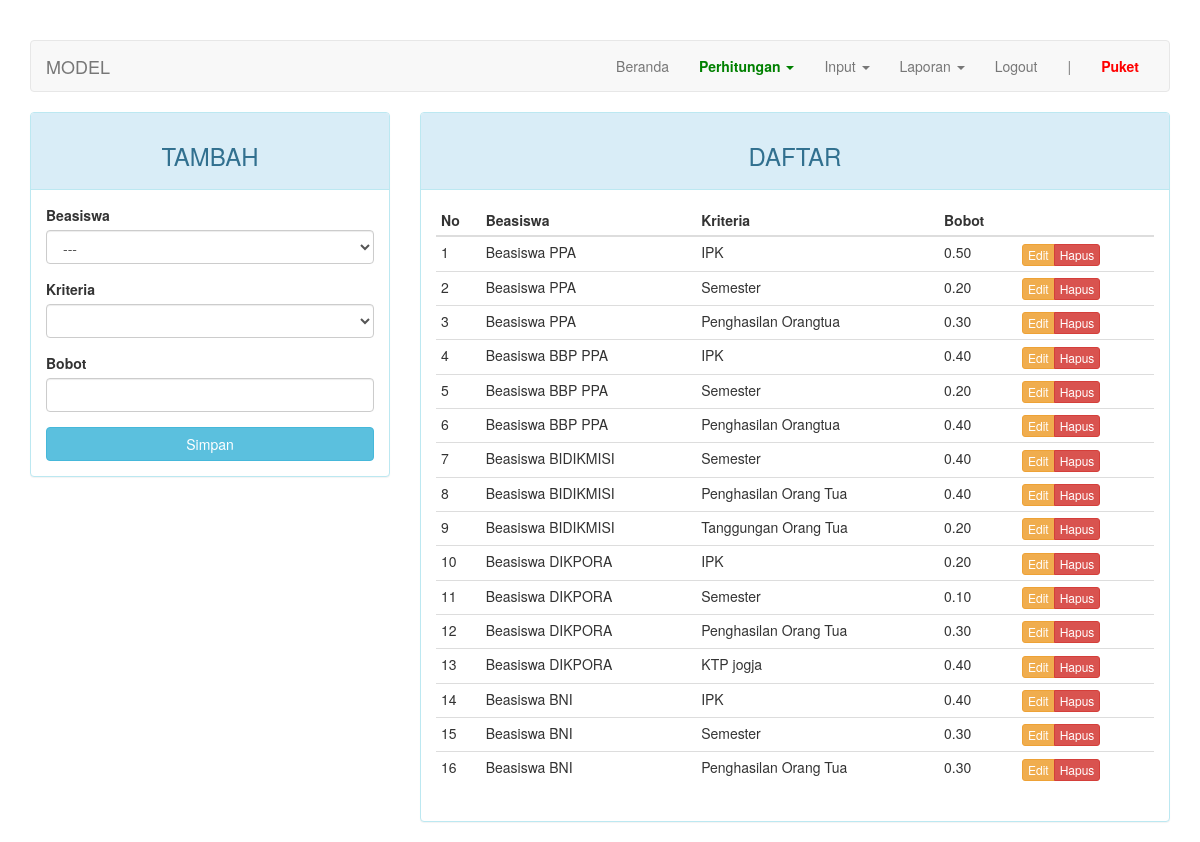
/index.php?page=model (signed in), run on the app's committed database.
### tables this page shows
CREATE TABLE IF NOT EXISTS `model` (
  `kd_model` int(11) NOT NULL AUTO_INCREMENT,
  `kd_beasiswa` int(11) NOT NULL,
  `kd_kriteria` int(11) NOT NULL,
  `bobot` varchar(5) DEFAULT NULL,
  PRIMARY KEY (`kd_model`),
  KEY `fk_kriteria` (`kd_kriteria`),
  KEY `fk_beasiswa` (`kd_beasiswa`)
);

CREATE TABLE IF NOT EXISTS `beasiswa` (
  `kd_beasiswa` int(11) NOT NULL AUTO_INCREMENT,
  `nama` varchar(50) DEFAULT NULL,
  PRIMARY KEY (`kd_beasiswa`)
);

CREATE TABLE IF NOT EXISTS `kriteria` (
  `kd_kriteria` int(11) NOT NULL AUTO_INCREMENT,
  `kd_beasiswa` int(11) NOT NULL,
  `nama` varchar(50) DEFAULT NULL,
  `sifat` enum('min','max') DEFAULT NULL,
  PRIMARY KEY (`kd_kriteria`),
  KEY `kd_beasiswa` (`kd_beasiswa`),
  KEY `kd_beasiswa_2` (`kd_beasiswa`)
);

### page/model.php (the view, shortened to what this page needs)
<?php
$update = (isset($_GET['action']) AND $_GET['action'] == 'update') ? true : false;
?>
<div class="row">
	<div class="col-md-4">
	    <div class="panel panel-<?= ($update) ? "warning" : "info" ?>">
	        <div class="panel-heading"><h3 class="text-center"><?= ($update) ? "EDIT" : "TAMBAH" ?></h3></div>
	        <div class="panel-body">
	            <form action="<?=$_SERVER['REQUEST_URI']?>" method="POST">
									<div class="form-group">
	                  <label for="kd_beasiswa">Beasiswa</label>
										<select class="form-control" name="kd_beasiswa" id="beasiswa">
											<option>---</option>
										</select>
									</div>
									<div class="form-group">
	                  <label for="kd_kriteria">Kriteria</label>
										<select class="form-control" name="kd_kriteria" id="kriteria">
										</select>
									</div>
	                <div class="form-group">
	                    <label for="bobot">Bobot</label>
	                    <input type="text" name="bobot" class="form-control" <?= (!$update) ?: 'value="'.$row["bobot"].'"' ?>>
	                </div>
	                <button type="submit" class="btn btn-<?= ($update) ? "warning" : "info" ?> btn-block">Simpan</button>
	            </form>
	        </div>
	    </div>
	</div>
	<div class="col-md-8">
	    <div class="panel panel-info">
	        <div class="panel-heading"><h3 class="text-center">DAFTAR</h3></div>
	        <div class="panel-body">
	            <table class="table table-condensed">
	                <thead>
	                    <tr>
	                        <th>No</th>
													<th>Beasiswa</th>
	                        <th>Kriteria</th>
	                        <th>Bobot</th>
	                        <th></th>
	                    </tr>
	                </thead>
	                <tbody>
	                    <?php $no = 1; ?>
	                    <?php if ($query = $connection->query("SELECT c.nama AS nama_beasiswa, b.nama AS nama_kriteria, a.bobot, a.kd_model FROM model a JOIN kriteria b ON a.kd_kriteria=b.kd_kriteria JOIN beasiswa c ON a.kd_beasiswa=c.kd_beasiswa")): ?>
	                        <?php while($row = $query->fetch_assoc()): ?>
	                        <tr>
	                            <td><?=$no++?></td>
															<td><?=$row['nama_beasiswa']?></td>
	                            <td><?=$row['nama_kriteria']?></td>
	                            <td><?=$row['bobot']?></td>
	                            <td>
	                                <div class="btn-group">
	                                    <a href="?page=model&action=update&key=<?=$row['kd_model']?>" class="btn btn-warning btn-xs">Edit</a>
	                                    <a href="?page=model&action=delete&key=<?=$row['kd_model']?>" class="btn btn-danger btn-xs">Hapus</a>
	                                </div>
	                            </td>
	                        </tr>
	                        <?php endwhile ?>
	                    <?php endif ?>
	                </tbody>
	            </table>
	        </div>
	    </div>
	</div>
</div>

### index.php (style rules this page uses)
body { margin-top: 40px; }

### data on the page
model: kd_beasiswa.nama "Beasiswa PPA", kd_kriteria.nama "IPK", bobot "0.50"
model: kd_beasiswa.nama "Beasiswa PPA", kd_kriteria.nama "Semester", bobot "0.20"
model: kd_beasiswa.nama "Beasiswa PPA", kd_kriteria.nama "Penghasilan Orangtua", bobot "0.30"
model: kd_beasiswa.nama "Beasiswa BBP PPA", kd_kriteria.nama "IPK", bobot "0.40"
model: kd_beasiswa.nama "Beasiswa BBP PPA", kd_kriteria.nama "Semester", bobot "0.20"
model: kd_beasiswa.nama "Beasiswa BBP PPA", kd_kriteria.nama "Penghasilan Orangtua", bobot "0.40"
model: kd_beasiswa.nama "Beasiswa BIDIKMISI", kd_kriteria.nama "Semester", bobot "0.40"
model: kd_beasiswa.nama "Beasiswa BIDIKMISI", kd_kriteria.nama "Penghasilan Orang Tua", bobot "0.40"
model: kd_beasiswa.nama "Beasiswa BIDIKMISI", kd_kriteria.nama "Tanggungan Orang Tua", bobot "0.20"
model: kd_beasiswa.nama "Beasiswa DIKPORA", kd_kriteria.nama "IPK", bobot "0.20"
model: kd_beasiswa.nama "Beasiswa DIKPORA", kd_kriteria.nama "Semester", bobot "0.10"
model: kd_beasiswa.nama "Beasiswa DIKPORA", kd_kriteria.nama "Penghasilan Orang Tua", bobot "0.30"
model: kd_beasiswa.nama "Beasiswa DIKPORA", kd_kriteria.nama "KTP jogja", bobot "0.40"
model: kd_beasiswa.nama "Beasiswa BNI", kd_kriteria.nama "IPK", bobot "0.40"
model: kd_beasiswa.nama "Beasiswa BNI", kd_kriteria.nama "Semester", bobot "0.30"
model: kd_beasiswa.nama "Beasiswa BNI", kd_kriteria.nama "Penghasilan Orang Tua", bobot "0.30"

### other printed values
$str "MODEL"
$_SESSION["username"] "Puket"
